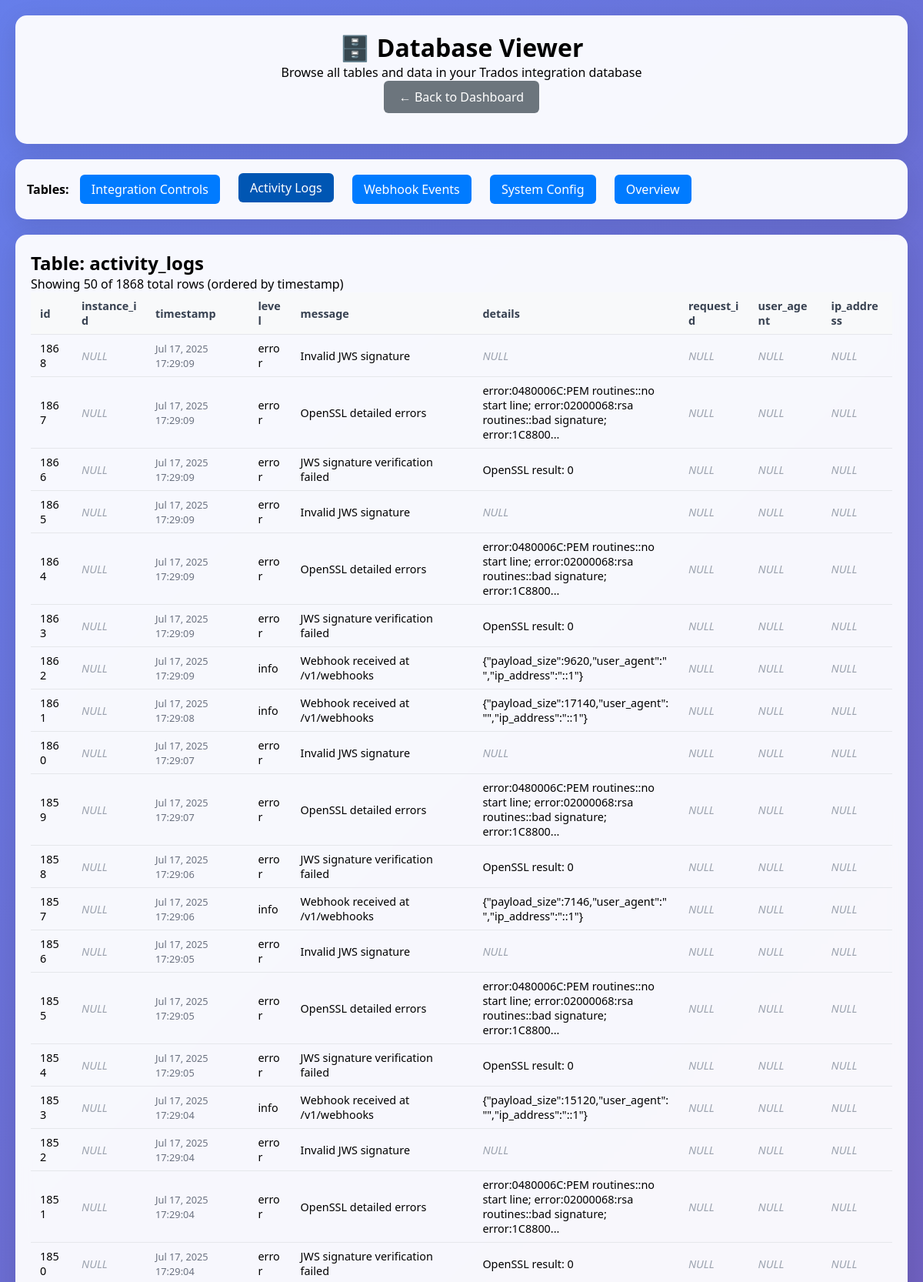
/database-viewer.php?table=activity_logs (upper part), run on the app's committed database.
### tables this page shows
CREATE TABLE activity_logs (
            id INTEGER PRIMARY KEY AUTOINCREMENT,
            instance_id TEXT,
            timestamp DATETIME DEFAULT CURRENT_TIMESTAMP,
            level TEXT DEFAULT 'info' CHECK(level IN ('success', 'info', 'warning', 'error')),
            message TEXT NOT NULL,
            details TEXT,
            request_id TEXT,
            user_agent TEXT,
            ip_address TEXT
        );

### database-viewer.php (the view, shortened to what this page needs)
<?php
require_once 'includes/database.php';
$selectedTable = $_GET['table'] ?? null;
$page = max(1, (int)($_GET['page'] ?? 1));
$perPage = 50;
$offset = ($page - 1) * $perPage;
?>
<!DOCTYPE html>
<html lang="en">
<head>
</head>
<body>
    <div class="container">
        <div class="header">
            <h1>🗄️ Database Viewer</h1>
            <p>Browse all tables and data in your Trados integration database</p>
            <a href="index.php" class="back-link">← Back to Dashboard</a>
        </div>
        <div class="nav">
            <strong>Tables:</strong>
            <a href="?table=integration_controls" <?php echo $selectedTable === 'integration_controls' ? 'class="active"' : ''; ?>>
                Integration Controls
            </a>
            <a href="?table=activity_logs" <?php echo $selectedTable === 'activity_logs' ? 'class="active"' : ''; ?>>
                Activity Logs
            </a>
            <a href="?table=webhook_events" <?php echo $selectedTable === 'webhook_events' ? 'class="active"' : ''; ?>>
                Webhook Events
            </a>
            <a href="?table=system_config" <?php echo $selectedTable === 'system_config' ? 'class="active"' : ''; ?>>
                System Config
            </a>
            <a href="?" <?php echo !$selectedTable ? 'class="active"' : ''; ?>>
                Overview
            </a>
        </div>
        <div class="content">
            <?php if (!$selectedTable): ?>
                <h2>Database Overview</h2>
                <?php
                $tables = ['integration_controls', 'activity_logs', 'webhook_events', 'system_config'];
                $stats = [];
                foreach ($tables as $table) {
                    try {
                        $stmt = $pdo->query("SELECT COUNT(*) as count FROM `$table`");
                        $stats[$table] = $stmt->fetch()['count'];
                    } catch (PDOException $e) {
                        $stats[$table] = 'Error';
                        echo "<div class='error'>Error getting count for table '$table': " . htmlspecialchars($e->getMessage()) . "</div>";
                    }
                }
                try {
                    $stmt = $pdo->query("SELECT sqlite_version() as version");
                    $version = 'SQLite ' . $stmt->fetch()['version'];
                    $database_file = __DIR__ . '/data/trados.db';
                    $size_mb = file_exists($database_file) ? round(filesize($database_file) / 1024 / 1024, 2) : 0;
                } catch (Exception $e) {
                    $version = 'Unknown';
                    $size_mb = 0;
                    echo "<div class='error'>Error getting database info: " . htmlspecialchars($e->getMessage()) . "</div>";
                }
                ?>
                <div class="stats">
                    <div class="stat-card">
                        <div class="stat-number"><?php echo $stats['integration_controls']; ?></div>
                        <div>Integration Controls</div>
                    </div>
                    <div class="stat-card">
                        <div class="stat-number"><?php echo $stats['activity_logs']; ?></div>
                        <div>Activity Logs</div>
                    </div>
                    <div class="stat-card">
                        <div class="stat-number"><?php echo $stats['webhook_events']; ?></div>
                        <div>Webhook Events</div>
                    </div>
                    <div class="stat-card">
                        <div class="stat-number"><?php echo $stats['system_config']; ?></div>
                        <div>Config Settings</div>
                    </div>
                </div>
                <h3>Database Information</h3>
                <table>
                    <tr><td><strong>Version:</strong></td><td><?php echo htmlspecialchars($version); ?></td></tr>
                    <tr><td><strong>Size:</strong></td><td><?php echo $size_mb; ?> MB</td></tr>
                    <tr><td><strong>Location:</strong></td><td><?php echo htmlspecialchars(realpath(__DIR__ . '/data/trados.db') ?: 'File not found'); ?></td></tr>
                </table>
            <?php else: ?>
                <?php
                try {
                    $countStmt = $pdo->prepare("SELECT COUNT(*) as total FROM `$selectedTable`");
                    $countStmt->execute();
                    $totalRows = $countStmt->fetch()['total'];
                    $structStmt = $pdo->query("PRAGMA table_info(`$selectedTable`)");
                    $columns = $structStmt->fetchAll(PDO::FETCH_ASSOC);
                    $columnNames = array_column($columns, 'name');
                    $orderBy = 'rowid';
                    if (in_array('timestamp', $columnNames)) {
                        $orderBy = 'timestamp';
                    } elseif (in_array('created_at', $columnNames)) {
                        $orderBy = 'created_at';
                    } elseif (in_array('id', $columnNames)) {
                        $orderBy = 'id';
                    }
                    $stmt = $pdo->prepare("SELECT * FROM `$selectedTable` ORDER BY `$orderBy` DESC LIMIT ? OFFSET ?");
                    $stmt->bindValue(1, $perPage, PDO::PARAM_INT);
                    $stmt->bindValue(2, $offset, PDO::PARAM_INT);
                    $stmt->execute();
                    $rows = $stmt->fetchAll(PDO::FETCH_ASSOC);
                    if (empty($rows)) {
                        echo "<p>No data found in table: <strong>" . htmlspecialchars($selectedTable) . "</strong></p>";
                    } else {
                        echo "<h2>Table: " . htmlspecialchars($selectedTable) . "</h2>";
                        echo "<p>Showing " . count($rows) . " of $totalRows total rows (ordered by $orderBy)</p>";
                        $tableColumns = array_keys($rows[0]);
                        echo "<table>";
                        echo "<thead><tr>";
                        foreach ($tableColumns as $column) {
                            echo "<th>" . htmlspecialchars($column) . "</th>";
                        }
                        echo "</tr></thead>";
                        echo "<tbody>";
                        foreach ($rows as $row) {
                            echo "<tr>";
                            foreach ($tableColumns as $column) {
                                $value = $row[$column];
                                echo "<td>";
                                if ($value === null) {
                                    echo "<em style='color: #9ca3af;'>NULL</em>";
                                } elseif ($column === 'status') {
                                    echo "<span class='status-badge status-$value'>" . ucfirst(htmlspecialchars($value)) . "</span>";
                                } elseif (in_array($column, ['timestamp', 'created_at', 'last_activity', 'updated_at']) && $value) {
                                    echo "<span class='timestamp'>" . date('M j, Y H:i:s', strtotime($value)) . "</span>";
                                } elseif (in_array($column, ['client_secret']) && $value) {
                                    echo "<code>" . substr($value, 0, 10) . "..." . substr($value, -4) . "</code>";
                                } elseif (strlen($value) > 100) {
                                    echo "<span title='" . htmlspecialchars($value) . "'>" .
                                         htmlspecialchars(substr($value, 0, 100)) . "...</span>";
                                } else {
                                    echo htmlspecialchars($value);
                                }
                                echo "</td>";
                            }
                            echo "</tr>";
                        }
                        echo "</tbody></table>";
                    }
                } catch (PDOException $e) {
                    echo "<div class='error'>Database error: " . htmlspecialchars($e->getMessage()) . "</div>";
                } catch (Exception $e) {
                    echo "<div class='error'>Error: " . htmlspecialchars($e->getMessage()) . "</div>";
                }
                ?>
            <?php endif; ?>
        </div>
    </div>
</body>
</html>

### database-viewer.php (style rules this page uses)
* { margin: 0; padding: 0; box-sizing: border-box; }
body { font-family: 'Segoe UI', Tahoma, Geneva, Verdana, sans-serif; background: linear-gradient(135deg, #667eea 0%, #764ba2 100%); min-height: 100vh; padding: 20px; }
.container { max-width: 1400px; margin: 0 auto; }
.header { background: rgba(255, 255, 255, 0.95); backdrop-filter: blur(10px); border-radius: 15px; padding: 20px; margin-bottom: 20px; box-shadow: 0 8px 32px rgba(0, 0, 0, 0.1); text-align: center; }
.nav { background: rgba(255, 255, 255, 0.95); backdrop-filter: blur(10px); border-radius: 15px; padding: 15px; margin-bottom: 20px; box-shadow: 0 8px 32px rgba(0, 0, 0, 0.1); }
.nav a { display: inline-block; margin: 5px 10px; padding: 8px 15px; background: #007bff; color: white; text-decoration: none; border-radius: 6px; transition: all 0.2s ease; }
.nav a:hover, .nav a.active { background: #0056b3; transform: translateY(-2px); }
.content { background: rgba(255, 255, 255, 0.95); backdrop-filter: blur(10px); border-radius: 15px; padding: 20px; box-shadow: 0 8px 32px rgba(0, 0, 0, 0.1); overflow-x: auto; }
table { width: 100%; border-collapse: collapse; font-size: 0.9rem; }
th, td { text-align: left; padding: 8px 12px; border-bottom: 1px solid #e5e7eb; word-break: break-word; max-width: 300px; }
th { background: #f8f9fa; font-weight: 600; color: #374151; position: sticky; top: 0; }
.timestamp { font-size: 0.8rem; color: #6b7280; }
.back-link { display: inline-block; margin-bottom: 20px; padding: 10px 20px; background: #6c757d; color: white; text-decoration: none; border-radius: 6px; }

### data on the page
activity_logs: id "1868", timestamp "Jul 17, 2025 17:29:09", level "error", message "Invalid JWS signature"
activity_logs: id "1867", timestamp "Jul 17, 2025 17:29:09", level "error", message "OpenSSL detailed errors", details "error:0480006C:PEM routines::no start line; error:02000068:rsa routines::bad signature; error:1C8800"
activity_logs: id "1866", timestamp "Jul 17, 2025 17:29:09", level "error", message "JWS signature verification failed", details "OpenSSL result: 0"
activity_logs: id "1865", timestamp "Jul 17, 2025 17:29:09", level "error", message "Invalid JWS signature"
activity_logs: id "1864", timestamp "Jul 17, 2025 17:29:09", level "error", message "OpenSSL detailed errors", details "error:0480006C:PEM routines::no start line; error:02000068:rsa routines::bad signature; error:1C8800"
activity_logs: id "1863", timestamp "Jul 17, 2025 17:29:09", level "error", message "JWS signature verification failed", details "OpenSSL result: 0"
activity_logs: id "1862", timestamp "Jul 17, 2025 17:29:09", level "info", message "Webhook received at /v1/webhooks", details "{\"payload_size\":9620,\"user_agent\":\"\",\"ip_address\":\"::1\"}"
activity_logs: id "1861", timestamp "Jul 17, 2025 17:29:08", level "info", message "Webhook received at /v1/webhooks", details "{\"payload_size\":17140,\"user_agent\":\"\",\"ip_address\":\"::1\"}"
activity_logs: id "1860", timestamp "Jul 17, 2025 17:29:07", level "error", message "Invalid JWS signature"
activity_logs: id "1859", timestamp "Jul 17, 2025 17:29:07", level "error", message "OpenSSL detailed errors", details "error:0480006C:PEM routines::no start line; error:02000068:rsa routines::bad signature; error:1C8800"
activity_logs: id "1858", timestamp "Jul 17, 2025 17:29:06", level "error", message "JWS signature verification failed", details "OpenSSL result: 0"
activity_logs: id "1857", timestamp "Jul 17, 2025 17:29:06", level "info", message "Webhook received at /v1/webhooks", details "{\"payload_size\":7146,\"user_agent\":\"\",\"ip_address\":\"::1\"}"
activity_logs: id "1856", timestamp "Jul 17, 2025 17:29:05", level "error", message "Invalid JWS signature"
activity_logs: id "1855", timestamp "Jul 17, 2025 17:29:05", level "error", message "OpenSSL detailed errors", details "error:0480006C:PEM routines::no start line; error:02000068:rsa routines::bad signature; error:1C8800"
activity_logs: id "1854", timestamp "Jul 17, 2025 17:29:05", level "error", message "JWS signature verification failed", details "OpenSSL result: 0"
activity_logs: id "1853", timestamp "Jul 17, 2025 17:29:04", level "info", message "Webhook received at /v1/webhooks", details "{\"payload_size\":15120,\"user_agent\":\"\",\"ip_address\":\"::1\"}"
activity_logs: id "1852", timestamp "Jul 17, 2025 17:29:04", level "error", message "Invalid JWS signature"
activity_logs: id "1851", timestamp "Jul 17, 2025 17:29:04", level "error", message "OpenSSL detailed errors", details "error:0480006C:PEM routines::no start line; error:02000068:rsa routines::bad signature; error:1C8800"
activity_logs: id "1850", timestamp "Jul 17, 2025 17:29:04", level "error", message "JWS signature verification failed", details "OpenSSL result: 0"

### other printed values
$selectedTable "activity_logs"
count($rows) "50"
$totalRows "1868"
$orderBy "timestamp"
$column "id"
$column "instance_id"
$column "timestamp"
$column "level"
$column "message"
$column "details"
$column "request_id"
$column "user_agent"
$column "ip_address"
